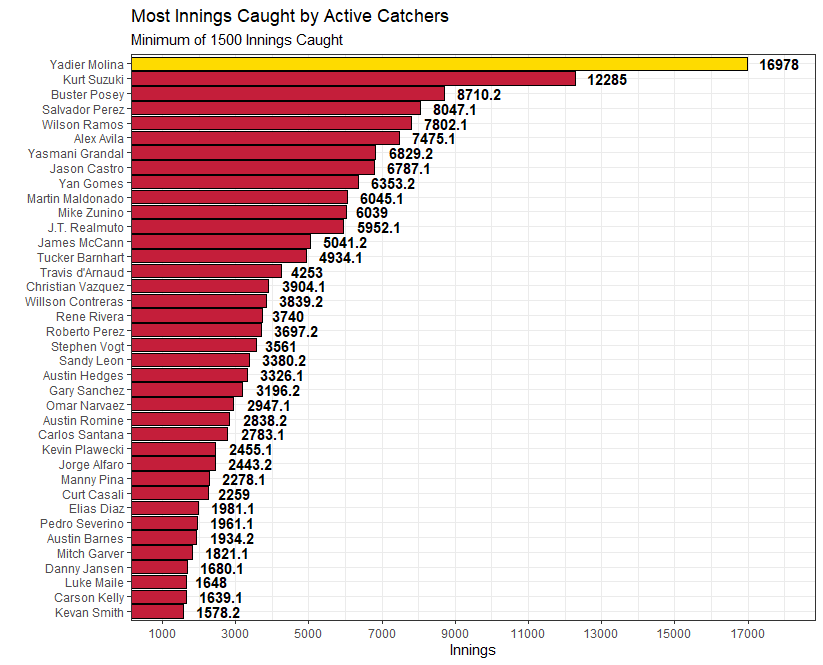

R code for this plot:
#Set working directory

setwd("C:/Users/daily/Desktop/Repositories/MiscVisuals/Bar Charts")

#Load necessary libraries

library(tidyverse)
library(ggplot2)
library(weights)
theme_set(theme_bw())

#Import data

yadi_data <- read.csv("C:/Users/daily/Desktop/Repositories/MiscVisuals/Bar Charts/Yadier Molina.csv")

#Creating a highlight for Carlos Zambrano

yadi_data <- yadi_data %>%
  mutate(Highlight = ifelse(Name == "Yadier Molina", "yes", "no"))

#Create visual

yadi_data %>%
  ggplot(aes(x = reorder(Name, Inn), y = Inn, fill = Highlight)) +
  geom_bar(stat = "identity", color = "black") +
  geom_text(aes(label = Inn), fontface = "bold", hjust = -0.3) +
  coord_flip(ylim = c(1000, 18000)) + 
  scale_y_continuous(breaks = seq(1000, 18000, 2000)) +
  scale_fill_manual(values = c("yes" = "#FEDB00", "no" = "#C41E3A")) +
  theme(legend.position = "none") +
  labs(title = "Most Innings Caught by Active Catchers",
       subtitle = "Minimum of 1500 Innings Caught",
       x = "",
       y = "Innings",
       fill = "Player")
